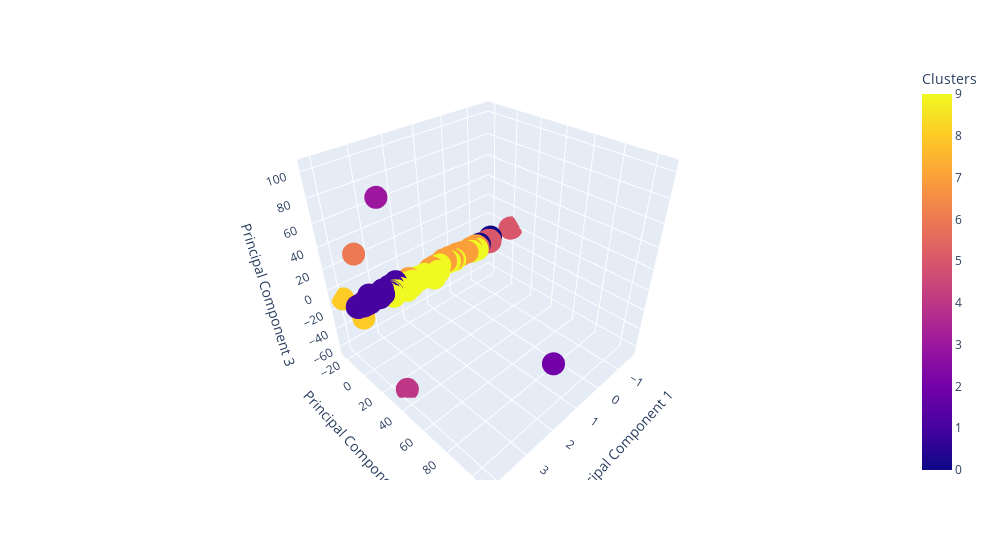

The notebook cell saved with this chart:
### Markdown cell above
### Visualize Clusters

### Code cell
import plotly.express as express

figure = express.scatter_3d(
            final_df,
            x = "Principal Component 1",
            y = "Principal Component 2",
            z = "Principal Component 3",
            color = "Clusters",
            hover_name= "CoinName",
            width= 1000

)

figure.update_layout(legend = dict(x= 0, y= 1))

figure.show()

### Figure 1 — Plotly figure (JSON) as saved in the notebook; plotly's stock layout.template omitted (floating-point values rounded to 4 significant figures; data arrays with more than 128 entries replaced by an {"elided": "..."} marker saying what was removed)
{"data": [{"hovertemplate": "<b>%{hovertext}</b><br><br>Principal Component 1=%{x}<br>Principal Component 2=%{y}<br>Principal Component 3=%{z}<br>Clusters=%{marker.color}<extra></extra>", "hovertext": {"elided": "8622 str values"}, "legendgroup": "", "marker": {"color": {"elided": "8622 int values"}, "coloraxis": "coloraxis", "symbol": "circle"}, "mode": "markers", "name": "", "scene": "scene", "showlegend": false, "type": "scatter3d", "x": {"elided": "8622 float values"}, "y": {"elided": "8622 float values"}, "z": {"elided": "8622 float values"}}], "layout": {"coloraxis": {"colorbar": {"title": {"text": "Clusters"}}, "colorscale": [[0, "#0d0887"], [0.1111, "#46039f"], [0.2222, "#7201a8"], [0.3333, "#9c179e"], [0.4444, "#bd3786"], [0.5556, "#d8576b"], [0.6667, "#ed7953"], [0.7778, "#fb9f3a"], [0.8889, "#fdca26"], [1, "#f0f921"]]}, "legend": {"tracegroupgap": 0, "x": 0, "y": 1}, "margin": {"t": 60}, "scene": {"domain": {"x": [0, 1], "y": [0, 1]}, "xaxis": {"title": {"text": "Principal Component 1"}}, "yaxis": {"title": {"text": "Principal Component 2"}}, "zaxis": {"title": {"text": "Principal Component 3"}}}, "width": 1000}}
